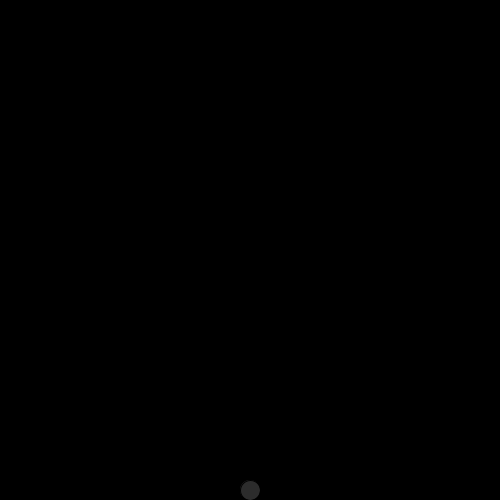
Frame 1 (no input)
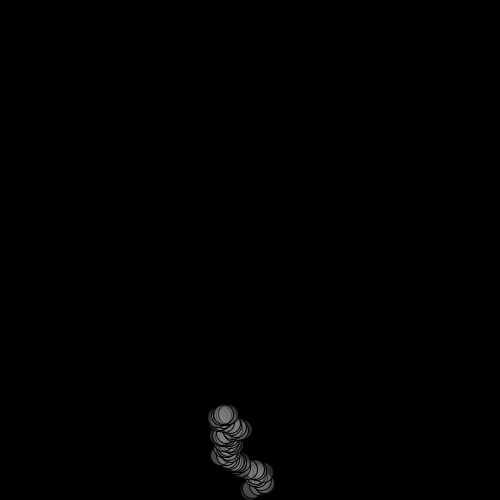
Frame 60 (the mouse pressed at the canvas centre just before this capture)
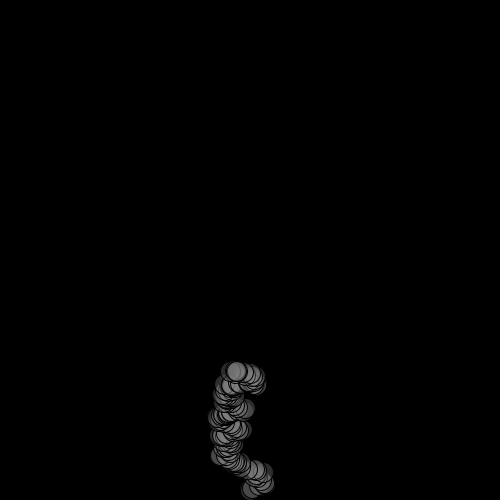
Frame 120 (the mouse held since frame 60 and released just before this capture)

The Processing sketch that drew these frames (run headless with seeded random() and noise(); from frame 60 on, the mouse is pressed at the canvas centre):

// Processing sketch: processing_920
// ── processing_920.pde

Walker walker;

void setup(){
  size(500,500);
  background(0);
  smooth();
  walker = new Walker();
}

void draw(){
  walker.show();
  walker.move();
}

class Walker{
  PVector pos;

  Walker(){
    pos = new PVector(width/2,490);  
  }

  void show(){
    fill(125,90);
    ellipse(pos.x,pos.y,20,20);
  }

  void move(){
    PVector v = new PVector(random(-8,8),random(-3,1));
    pos.add(v);
    if (pos.y < 10){
      pos = new PVector(width/2,490);
    }
  }
}
